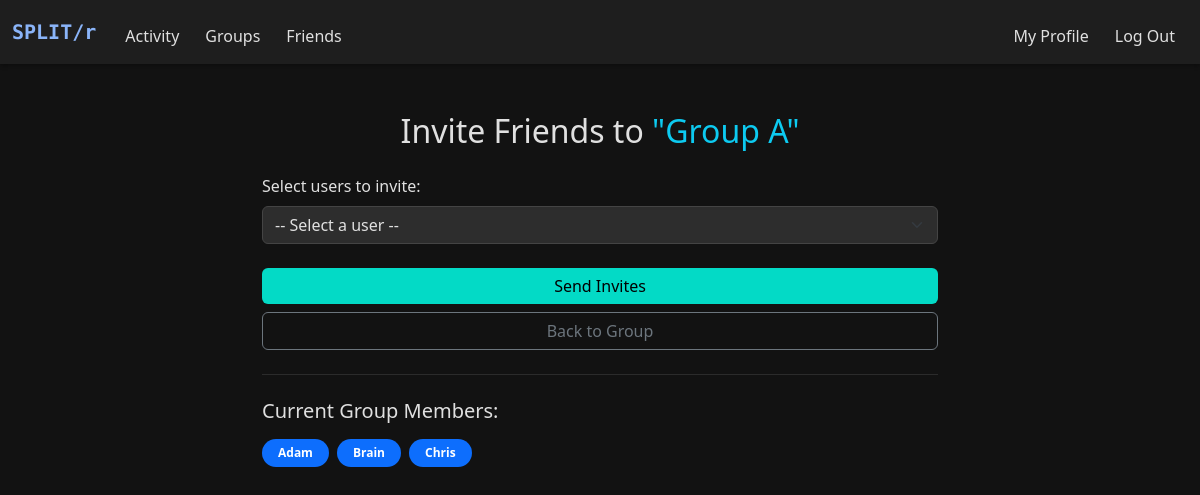
Page /invite-friends/3 (signed in) on the committed database.
### models.py (models this page shows, shortened)
class Group(db.Model):
    __tablename__ = "groups"
    id = db.Column(db.Integer, primary_key=True)
    name = db.Column(db.String(100), nullable=True)
    is_friend_group = db.Column(db.Boolean, default=False)
    users = db.relationship(
        "User", secondary="group_members", backref="groups")
    expenses = db.relationship("Expense", backref="group", lazy=True)

class User(db.Model):
    __tablename__ = "users"
    id = db.Column(db.Integer, primary_key=True)
    name = db.Column(db.String(100), nullable=False)
    username = db.Column(db.String(50), unique=True, nullable=False)
    password = db.Column(db.String(200), nullable=False)
    expenses_paid = db.relationship(
        "Expense",
        backref="payer",
        foreign_keys="Expense.paid_by_id",
        )
    splits = db.relationship(
        "ExpenseSplit",
        backref="user",
        foreign_keys="ExpenseSplit.user_id",
        )

### app.py (the view, shortened to what this page needs)
@app.route('/invite-friends/<int:group_id>', methods=['GET', 'POST'])
@login_required
def invite_friends(group_id):
    group = Group.query.get_or_404(group_id)
    current_members_ids = [member.id for member in group.users]
    users = User.query.filter(User.id.notin_(current_members_ids)).all()
    return render_template(
        'invite_friends.html', group=group, users=users, members=group.users)

### helper.py (called while the page is built)
def login_required(f):
    @wraps(f)
    def decorated_function(*args, **kwargs):
        if "user_id" not in session:
            flash("You must be logged in to view this page.", "danger")
            return redirect("/login")
        return f(*args, **kwargs)
    return decorated_function

### templates/invite_friends.html (shortened to what this page needs)
{% extends "layout.html" %}
{% block main %}
<div class="container py-5" style="max-width: 700px;">
    <h2 class="mb-4 text-center">Invite Friends to <span class="text-info">"{{ group.name }}"</span></h2>
    {% if users %}
    <form method="POST">
        <div class="mb-4">
            <label for="user_ids" class="form-label">Select users to invite:</label>
            <select class="form-select" id="user_ids" name="user_ids" required>
                <option disabled selected value="">-- Select a user --</option>
            </select>
        </div>
        <div class="d-grid gap-2 mb-4">
            <button type="submit" class="btn btn-success">Send Invites</button>
            <a href="{{ url_for('group_page', group_id=group.id) }}" class="btn btn-outline-secondary">Back to Group</a>
        </div>
    </form>
    {% endif %}
    <hr class="my-4">
    <h5 class="mb-3">Current Group Members:</h5>
    <div class="d-flex flex-wrap gap-2">
        {% for member in members %}
            <span class="badge rounded-pill bg-primary px-3 py-2">{{ member.name.split(" ")[0] }}</span>
        {% endfor %}
    </div>
</div>
{% endblock %}

### static/style.css (style rules this page uses)
:root { --dark-bg: #121212; --dark-secondary: #1e1e1e; --dark-tertiary: #2d2d2d; --text-primary: #e0e0e0; --text-secondary: #a0a0a0; --accent-color: #8ab4f8; --danger-color: #cf6679; --success-color: #03dac6; }
html, body { height: 100%; margin: 0; padding: 0; background-color: var(--dark-bg); color: var(--text-primary); display: flex; flex-direction: column; }
body { background-color: var(--dark-bg); color: var(--text-primary); min-height: 100vh; display: flex; flex-direction: column; }
.btn-primary, .btn-danger, .btn-success { border: none; }
.btn-success { background-color: var(--success-color); color: #000; }
.form-control, .form-select { background-color: var(--dark-tertiary); border: 1px solid #444; color: var(--text-primary); }
hr { border-color: #444; opacity: 0.5; }

### rows in the picture
Group: name "Group A"
User: name "Adam"
User: name "Brain"
User: name "Chris"
